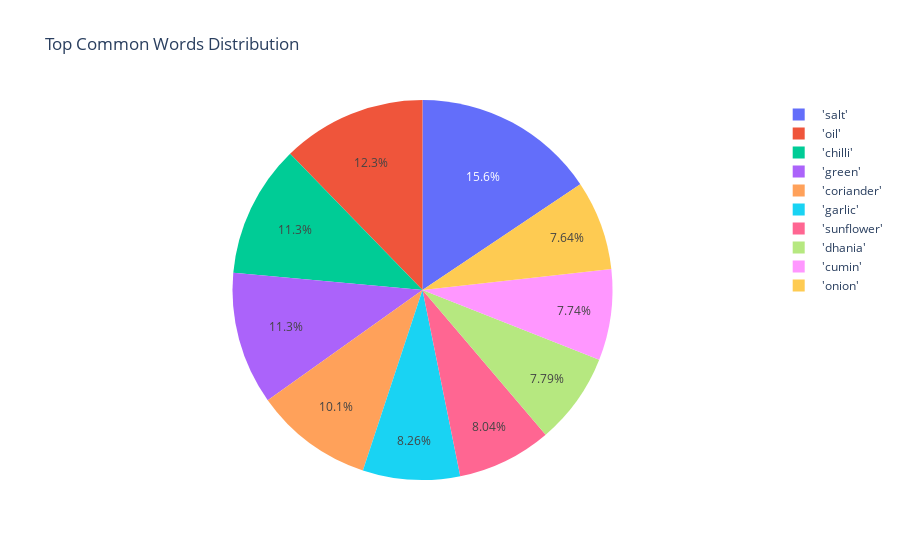

The code cell stored with this chart in its notebook:
### Code cell
fig = px.pie(top_words_df, names='Word', values='COUNTS', title='Top Common Words Distribution')
fig.show()

### Figure 1 — Plotly figure (JSON) as saved in the notebook; plotly's stock layout.template omitted (floating-point values rounded to 4 significant figures)
{"data": [{"domain": {"x": [0, 1], "y": [0, 1]}, "hovertemplate": "Word=%{label}<br>COUNTS=%{value}<extra></extra>", "labels": [" 'salt'", " 'oil'", " 'chilli'", " 'green'", " 'coriander'", " 'garlic'", " 'sunflower'", " 'dhania'", " 'cumin'", " 'onion'"], "legendgroup": "", "name": "", "showlegend": true, "type": "pie", "values": [4768, 3751, 3450, 3450, 3079, 2526, 2458, 2380, 2367, 2336]}], "layout": {"legend": {"tracegroupgap": 0}, "title": {"text": "Top Common Words Distribution"}}}
